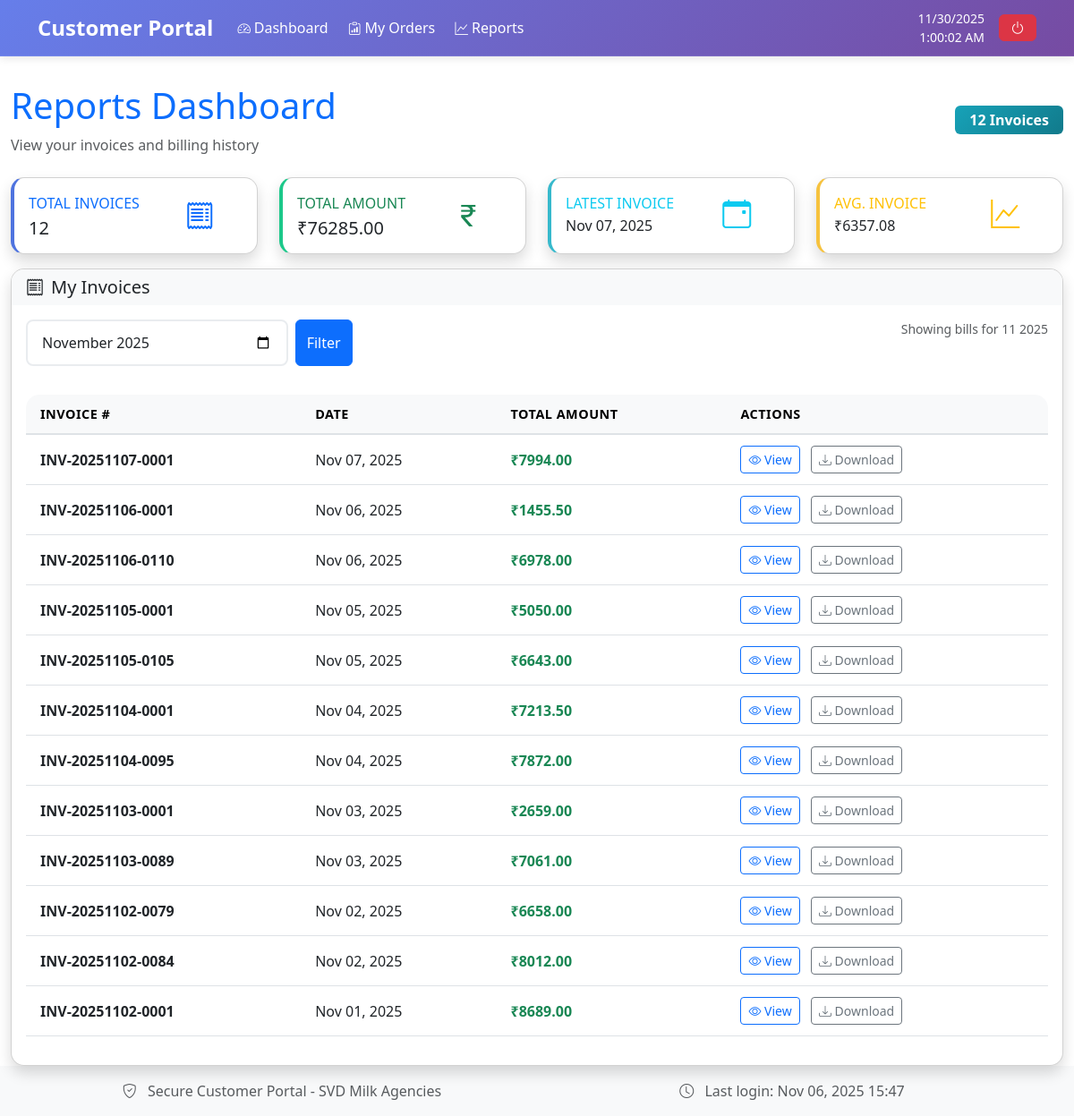
/customer/reports/ (signed in), run on an earlier commit of the app's database.
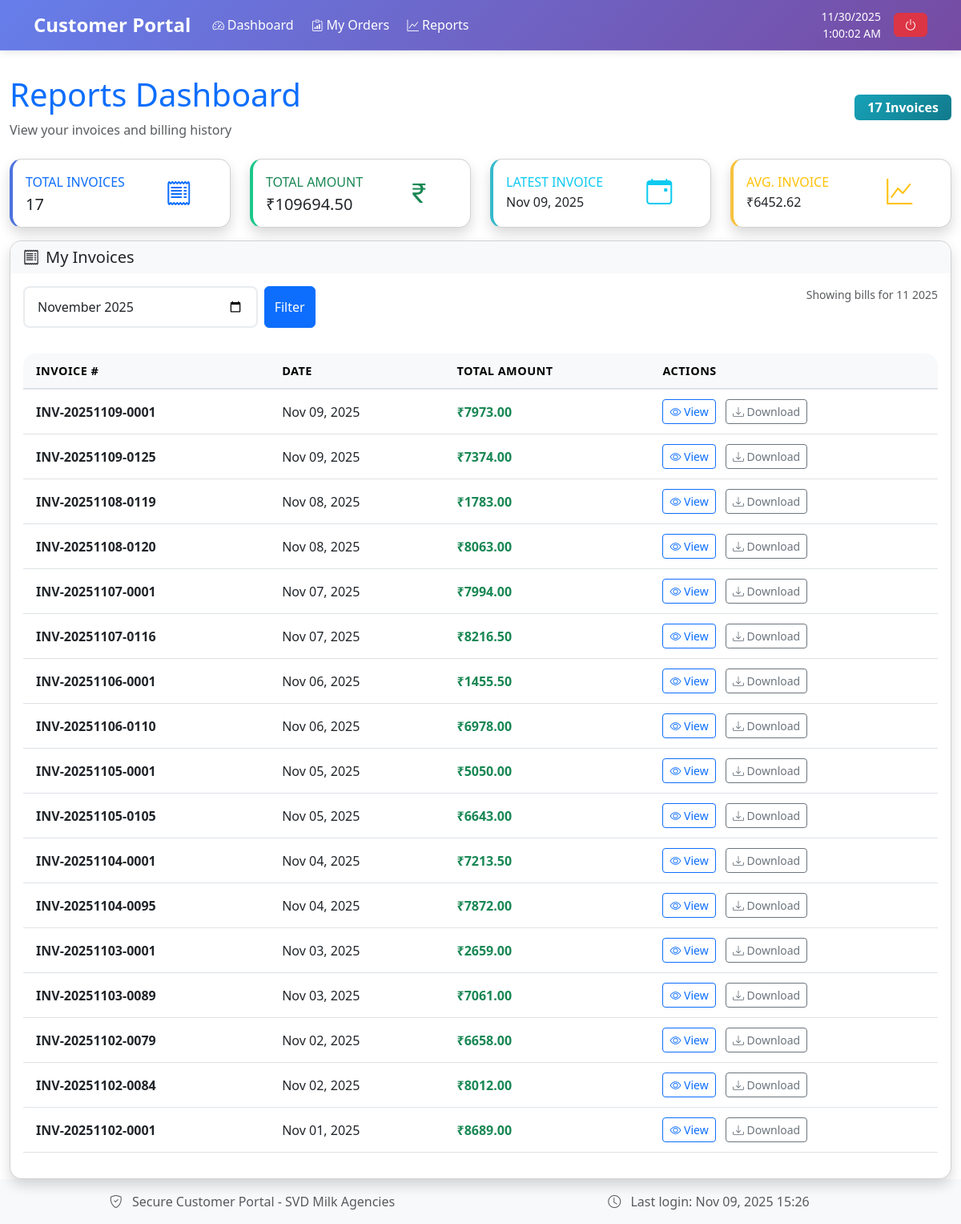
And on a later commit of the database.
### milk_agency/models.py (models this page shows, shortened)
class Bill(models.Model):
    customer = models.ForeignKey(Customer, on_delete=models.SET_NULL, null=True, blank=True, related_name='bills')
    invoice_number = models.CharField(max_length=50, unique=True)
    invoice_date = models.DateField(default=timezone.now)
    total_amount = models.DecimalField(max_digits=12, decimal_places=2)
    op_due_amount = models.DecimalField(max_digits=12, decimal_places=2, default=0)
    last_paid = models.DecimalField(max_digits=12, decimal_places=2, default=0, help_text="Last paid amount for this bill")
    profit = models.DecimalField(max_digits=12, decimal_places=2, default=0, help_text="Total profit from this bill")
    created_at = models.DateTimeField(auto_now_add=True, null=True, blank=True)

class Customer(AbstractBaseUser, PermissionsMixin):
    phone = models.CharField(max_length=20, unique=True, help_text="Phone number for login")
    name = models.CharField(max_length=255)
    shop_name = models.CharField(max_length=255, blank=True, help_text="Name of the customer's shop")
    retailer_id = models.CharField(max_length=100, blank=True, help_text="Unique identifier for the retailer")
    flat_number = models.CharField(max_length=255, blank=True)
    area = models.CharField(max_length=255, blank=True)
    pin_code = models.CharField(max_length=10, blank=True)
    city = models.CharField(max_length=100, blank=True)
    state = models.CharField(max_length=100, blank=True)
    due = models.DecimalField(max_digits=12, decimal_places=2, default=0, help_text="Customer's current balance")
    frozen = models.BooleanField(default=False)
    last_login = models.DateTimeField(blank=True, null=True)
    is_active = models.BooleanField(default=True)
    is_staff = models.BooleanField(default=False)  # Needed to access admin site
    objects = CustomerManager()
    USERNAME_FIELD = "phone"
    REQUIRED_FIELDS = ["name"]
    groups = models.ManyToManyField(
        'auth.Group',
        related_name='customer_groups',
        blank=True,
        help_text='The groups this customer belongs to.',
        verbose_name='groups',
    )
    user_permissions = models.ManyToManyField(
        'auth.Permission',
        related_name='customer_permissions',
        blank=True,
        help_text='Specific permissions for this customer.',
        verbose_name='user permissions',
    )
    class Meta:
        ordering = ["name"]

### customer_portal/views.py (the view)
# urls.py: path('reports/', views.reports_dashboard, name='reports_dashboard'),
@never_cache
@login_required
def reports_dashboard(request):
    selected_month = request.GET.get('date', timezone.now().strftime('%Y-%m'))
    try:
        year, month = map(int, selected_month.split('-'))
    except (ValueError, AttributeError):
        year = timezone.now().year
        month = timezone.now().month
    bills = Bill.objects.filter(
        customer=request.user,
        invoice_date__year=year,
        invoice_date__month=month
    ).select_related('customer').order_by('-invoice_date')
    total_amount = sum(bill.total_amount for bill in bills) if bills else 0
    average_amount = total_amount / len(bills) if bills else 0
    context = {
        'bills': bills,
        'selected_date': selected_month,
        'current_year': year,
        'current_month': month,
        'total_amount': total_amount,
        'average_amount': average_amount
    }
    return render(request, 'customer_portal/reports_dashboard.html', context)

### customer_portal/authentication.py (called while the page is built)
    def get_user(self, user_id):
        try:
            return Customer.objects.get(pk=user_id)
        except Customer.DoesNotExist:
            return None

### templates/customer_portal/reports_dashboard.html (shortened to what the changed rows need)
﻿{% extends 'customer_portal/base.html' %}
{% load static %}
{% block extra_css %}
<link rel="stylesheet" href="{% static 'css/common.css' %}">
{% endblock %}
{% block content %}
<div class="container-fluid mt-4">
    <div class="row mb-4" style="margin-top: 70px;">
        <div class="col-12">
            <div class="d-flex justify-content-between align-items-center">
                <div>
                    <h1 class="text-primary mb-2">Reports Dashboard</h1>
                </div>
                <div class="text-end">
                    <div class="badge bg-info fs-6 px-3 py-2">
                        {{ bills|length }} Invoice{{ bills|length|pluralize }}
                    </div>
                </div>
            </div>
        </div>
    </div>
    {% if bills %}
    <div class="row mt-4">
        <div class="col-xl-3 col-lg-6 col-md-6 col-sm-12 mb-3">
            <div class="card border-left-primary shadow h-100">
                <div class="card-body">
                    <div class="row align-items-center">
                        <div class="col-8">
                            <div class="text-xs font-weight-bold text-primary text-uppercase mb-1">Total Invoices</div>
                            <div class="h5 mb-0 font-weight-bold text-gray-800">{{ bills|length }}</div>
                        </div>
                        <div class="col-4">
                            <i class="bi bi-receipt fs-2 text-primary"></i>
                        </div>
                    </div>
                </div>
            </div>
        </div>
        <div class="col-xl-3 col-lg-6 col-md-6 col-sm-12 mb-3">
            <div class="card border-left-success shadow h-100">
                <div class="card-body">
                    <div class="row align-items-center">
                        <div class="col-8">
                            <div class="text-xs font-weight-bold text-success text-uppercase mb-1">Total Amount</div>
                            <div class="h5 mb-0 font-weight-bold text-gray-800">
                                ₹{{ total_amount|floatformat:2 }}
                            </div>
                        </div>
                        <div class="col-4">
                            <i class="bi bi-currency-rupee fs-2 text-success"></i>
                        </div>
                    </div>
                </div>
            </div>
        </div>
        <div class="col-xl-3 col-lg-6 col-md-6 col-sm-12 mb-3">
            <div class="card border-left-info shadow h-100">
                <div class="card-body">
                    <div class="row align-items-center">
                        <div class="col-8">
                            <div class="text-xs font-weight-bold text-info text-uppercase mb-1">Latest Invoice</div>
                            <div class="h6 mb-0 font-weight-bold text-gray-800">{{ bills.0.invoice_date|date:"M d, Y" }}</div>
                        </div>
                        <div class="col-4">
                            <i class="bi bi-calendar-event fs-2 text-info"></i>
                        </div>
                    </div>
                </div>
            </div>
        </div>
        <div class="col-xl-3 col-lg-6 col-md-6 col-sm-12 mb-3">
            <div class="card border-left-warning shadow h-100">
                <div class="card-body">
                    <div class="row align-items-center">
                        <div class="col-8">
                            <div class="text-xs font-weight-bold text-warning text-uppercase mb-1">Avg. Invoice</div>
                            <div class="h6 mb-0 font-weight-bold text-gray-800">
                                ₹{{ average_amount|floatformat:2 }}
                            </div>
                        </div>
                        <div class="col-4">
                            <i class="bi bi-graph-up fs-2 text-warning"></i>
                        </div>
                    </div>
                </div>
            </div>
        </div>
    </div>
    {% endif %}
    <div class="row">
        <div class="col-12">
            <div class="card shadow">
                <div class="card-body">
                    {% if bills %}
                        <div class="table-responsive">
                            <table class="table table-hover">
                                <thead class="table-light">
                                    <tr>
                                        <th>Invoice #</th>
                                        <th>Date</th>
                                        <th>Total Amount</th>
                                        <th>Actions</th>
                                    </tr>
                                </thead>
                                <tbody>
                                    {% for bill in bills %}
                                    <tr>
                                        <td>
                                            <strong>{{ bill.invoice_number }}</strong>
                                        </td>
                                        <td>{{ bill.invoice_date|date:"M d, Y" }}</td>
                                        <td>
                                            <span class="fw-bold text-success">₹{{ bill.total_amount|floatformat:2 }}</span>
                                        </td>
                                        <td>
                                            <a href="{% url 'customer_portal:bill_details' bill.id %}" class="btn btn-sm btn-outline-primary me-2">
                                                <i class="bi bi-eye"></i> View
                                            </a>
                                            <button class="btn btn-sm btn-outline-secondary"
                                                    onclick="downloadInvoice({{ bill.id }})">
                                                <i class="bi bi-download"></i> Download
                                            </button>
                                        </td>
                                    </tr>
                                    {% endfor %}
                                </tbody>
                            </table>
                        </div>
                    {% endif %}
                </div>
            </div>
        </div>
    </div>
</div>
{% endblock %}

### templates/customer_portal/base.html (shortened to what this page needs)
﻿{% load static %}
<!DOCTYPE html>
<html lang="en">
<head>
    <link href="https://cdn.jsdelivr.net/npm/bootstrap@5.3.0/dist/css/bootstrap.min.css" rel="stylesheet">
    <link rel="stylesheet" href="https://cdn.jsdelivr.net/npm/bootstrap-icons@1.10.5/font/bootstrap-icons.css">
    {% block extra_css %}{% endblock %}
</head>
<body>
    <nav class="navbar navbar-expand-lg fixed-top custom-navbar py-2">
        <div class="container">
            <a class="navbar-brand text-white fw-bold" href="{% url 'customer_portal:home' %}">
                Customer Portal
            </a>
            <div class="collapse navbar-collapse" id="customerNavbarNav">
                <ul class="navbar-nav me-auto">
                    {% block nav_links %}
                    <li class="nav-item">
                        <a class="nav-link text-white custom-nav-link" href="{% url 'customer_portal:home' %}">
                            <i class="bi bi-speedometer2 me-1"></i>Dashboard
                        </a>
                    </li>
                    <li class="nav-item">
                        <a class="nav-link text-white custom-nav-link" href="{% url 'customer_portal:customer_orders_dashboard' %}">
                            <i class="bi bi-clipboard-data me-1"></i>My Orders
                        </a>
                    </li>
                    <li class="nav-item">
                        <a class="nav-link text-white custom-nav-link" href="{% url 'customer_portal:reports_dashboard' %}">
                            <i class="bi bi-graph-up me-1"></i>Reports
                        </a>
                    </li>
                    {% endblock %}
                </ul>
            </div>
            <ul class="navbar-nav ms-auto d-flex align-items-center">
                <li class="nav-item me-3">
                    <div class="d-flex flex-column align-items-end text-white">
                        <small id="date" class="mb-0"></small>
                        <small id="time" class="mb-0"></small>
                    </div>
                </li>
                <li class="nav-item">
                    <button class="btn btn-danger" onclick="if(confirm('Are you sure you want to logout?')) { window.location.href='{% url 'customer_portal:logout' %}'; }">
                        <i class="bi bi-power"></i>
                    </button>
                </li>
            </ul>
        </div>
    </nav>
    {% block content %}
    {% endblock %}
    <footer class="footer bg-light mt-auto text-center">
        <div class="container py-3">
            <div class="row">
                <div class="col-md-6">
                    <p class="mb-0 text-muted">
                        <i class="bi bi-shield-check me-2"></i>
                        Secure Customer Portal - SVD Milk Agencies
                    </p>
                </div>
                <div class="col-md-6">
                    <p class="mb-0 text-muted">
                        <i class="bi bi-clock me-2"></i>
                        Last login: {% if user.last_login %}{{ user.last_login|date:"M d, Y H:i" }}{% else %}Never{% endif %}
                    </p>
                </div>
            </div>
        </div>
    </footer>
    <link rel="stylesheet" href="{% static 'css/customer_portal/base.css' %}">
</body>
</html>

What changed in the data, as far as the page shows it:
added Bill: invoice_date "Nov 09, 2025", invoice_number "INV-20251109-0001", total_amount "7973.00"
added Bill: invoice_number "INV-20251109-0125", invoice_date "Nov 09, 2025", total_amount "7374.00"
added Bill: invoice_number "INV-20251108-0119", invoice_date "Nov 08, 2025", total_amount "1783.00"
added Bill: invoice_number "INV-20251108-0120", invoice_date "Nov 08, 2025", total_amount "8063.00"
added Bill: invoice_number "INV-20251107-0116", invoice_date "Nov 07, 2025", total_amount "8216.50"
changed Customer: last_login "Nov 06, 2025 15:47" → "Nov 09, 2025 15:26"
Also different on the page:
{{ bills|length }}: "12" → "17"
{{ total_amount|floatformat:2 }}: "76285.00" → "109694.50"
{{ average_amount|floatformat:2 }}: "6357.08" → "6452.62"
{{ bills.0.invoice_date|date:"M d, Y" }}: "Nov 07, 2025" → "Nov 09, 2025"
